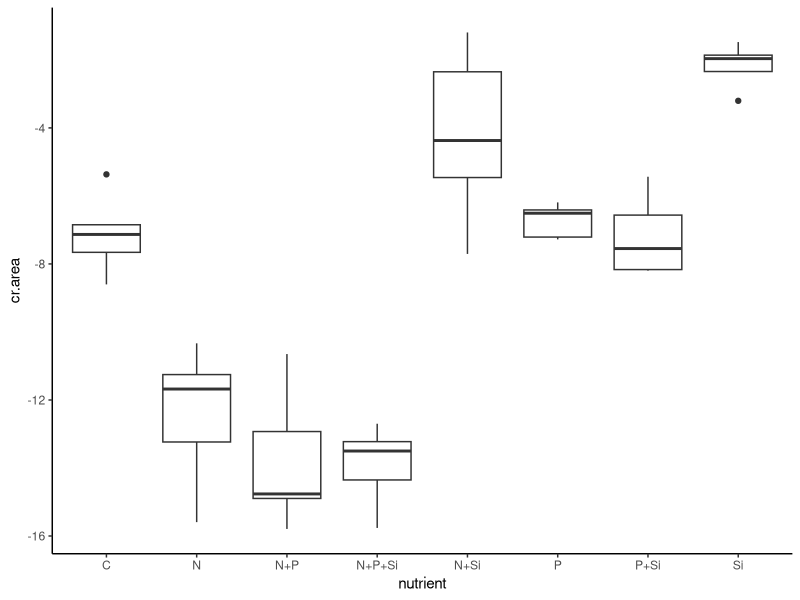
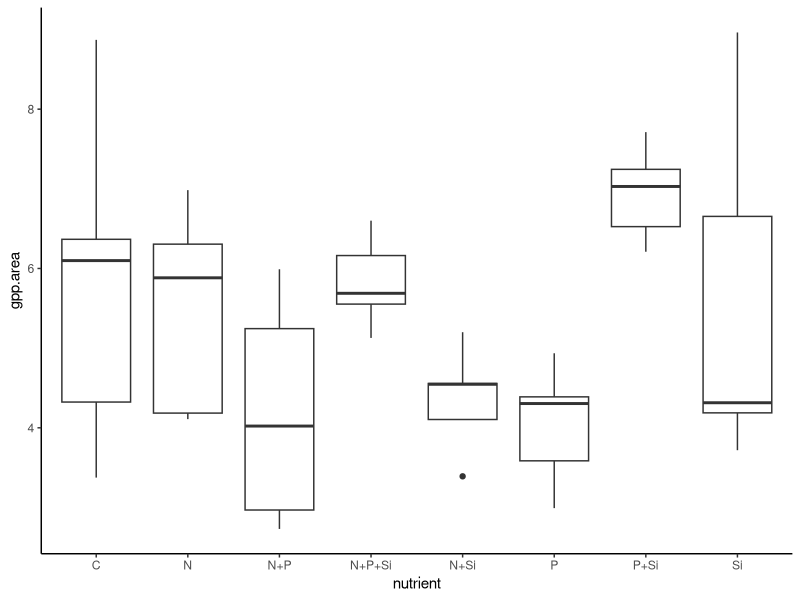
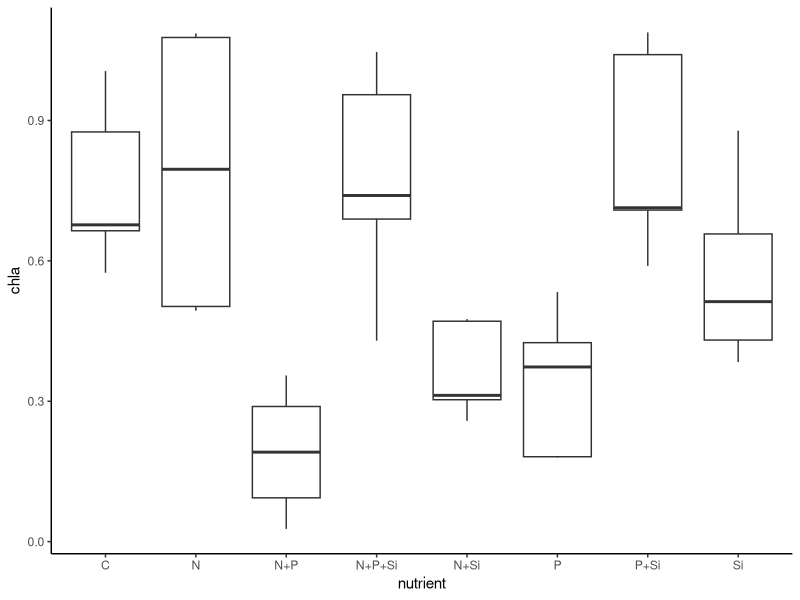
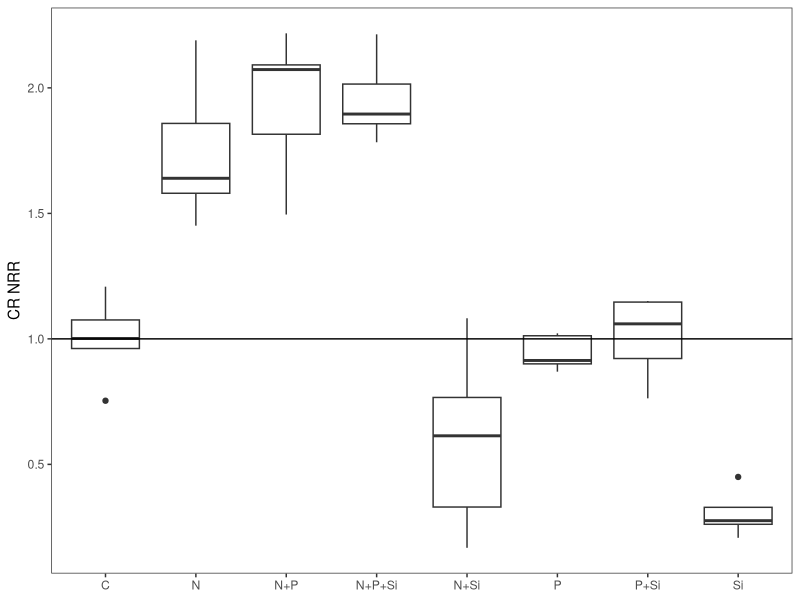
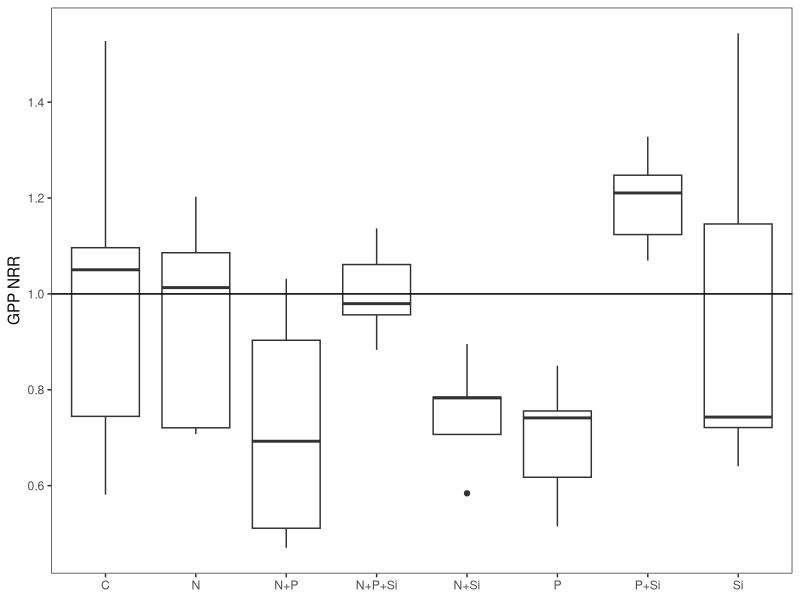
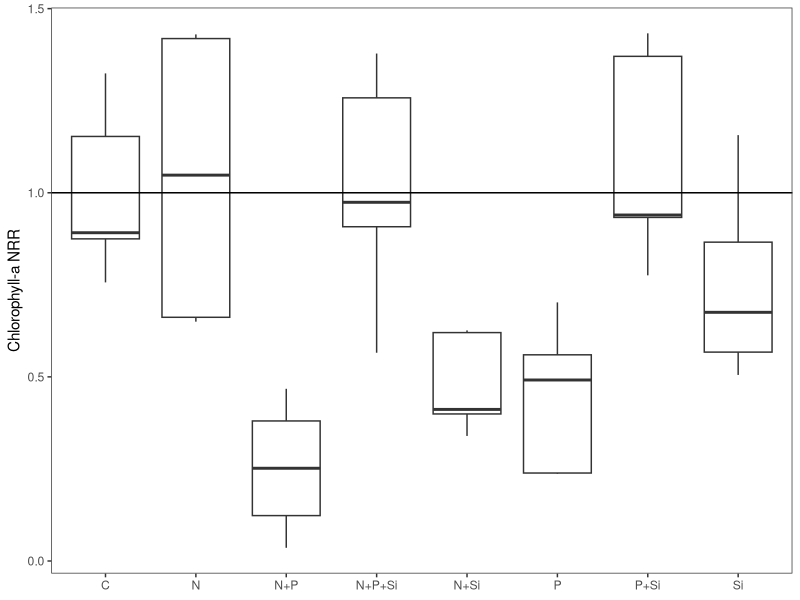
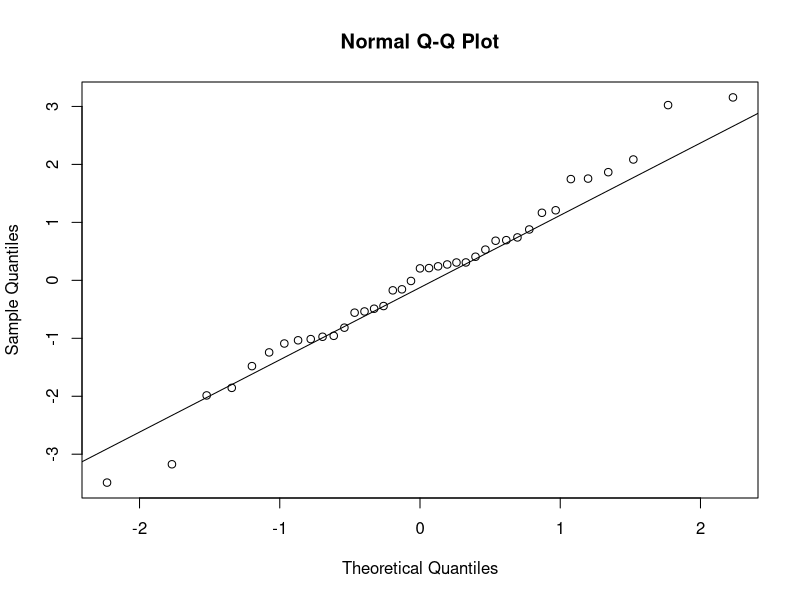
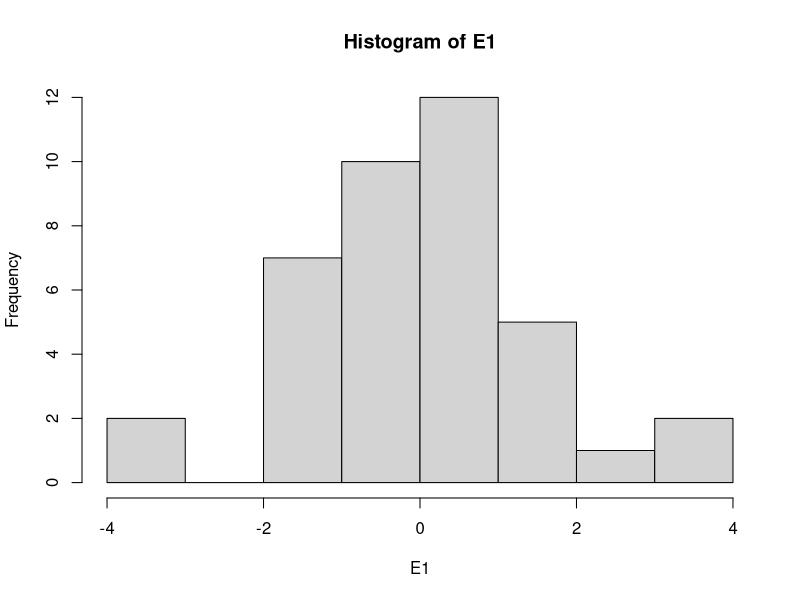

R code for these plots, in order: (Note: this script raises an error after producing the figures.)
#Author:  Clay Arango
#Creation date: 10-Feb-19
#Script to analyze NDS data from Summer 2018 NDS work with S. Roley and A. Alexiades

#packages
install.packages("nlme")
install.packages("nortest")
install.packages("plyr")
install.packages("dplyr")
install.packages("multcomp")
install.packages("MASS")
install.packages("ggplot2")
library(nlme)
library(nortest)
library(plyr)
library(dplyr)
library(multcomp)
library(MASS)
library(ggplot2)

#Load data
cle_fall <- read.table(file="cle_fall.csv", header=T, sep=",")

#set variable
d = cle_fall

#evaluate data to make sure factors are correct
names(d)

unique(d$nutrient) #control, N, NP, NPSi, NSi, P, PSi, Si
unique(d$N) #should be 0 and 1
unique(d$P) #should be 0 and 1
unique(d$Si) #should be 0 and 1
unique(d$top) #should be "sponge" and "glass"
#if need to change, use recode function below. 
d$top<-recode(d$top, "cellulose" ="sponge")
str(d)

#convert N and P and Si values (0 or 1 for absence or presence) to factors
d$N<-as.factor(d$N)
d$P<-as.factor(d$P)
d$Si<-as.factor(d$Si)
str(d)

#subset data into gpp and cr response
d.cr = subset(d, top=="sponge", data=d)
d.gpp = subset(d, top=="glass", data=d)

#check for outliers and check data entry before calculating CR-NRR
ggplot(d.cr, aes(x=nutrient, y=cr.area)) + geom_boxplot() + theme_classic()
#looks OK

#calculate nrr for cr
x<-ddply(d.cr, "nutrient", summarise, ave_cr = mean(cr.area, na.rm=T)) 
x
d.cr$cr.nrr = d.cr$cr.area/-7.121497 #divide by control ave_cr

#check for outliers and check data entry before calculating GPP- and chla-NRR
ggplot(d.gpp, aes(x=nutrient, y=gpp.area)) + geom_boxplot() + theme_classic()
#looks OK
ggplot(d.gpp, aes(x=nutrient, y=chla)) + geom_boxplot() + theme_classic()
#looks OK

#calculate nrr for gpp and chla
x<- ddply(d.gpp, "nutrient", summarise, ave_gpp = mean(gpp.area, na.rm=T), ave_chla = mean(chla, na.rm=T)) 
x
d.gpp$gpp.nrr = d.gpp$gpp.area/5.806643 #divide by control ave_gpp
d.gpp$chla.nrr = d.gpp$chla/0.7594258 #divide by control ave_chla
#use to exclude outliers
#x1<- ddply(subset(d.gpp, !(nds.id=="F6")), "nutrient", summarise, ave_chla = mean(chla, na.rm=T)) 
#x1
#d.gpp$chla.nrr_1<-d.gpp$chla_ug_cm2/2.700340

#combine into one file and export
d.cr$chla.nrr<-NA
#d.cr$chla.nrr_1<-NA#for excluded outliers
d.cr$gpp.nrr<-NA
d.gpp$cr.nrr<-NA
d.nrr<-rbind(d.cr, d.gpp)
d.nrr$site.date<-"cle_fall"
write.table(d.nrr, "cle_fall_nrr.csv",  sep=",", quote=F, row.names =F)

###############
#plots of NRR
##############
ggplot(data=subset(d.cr, !(nutrient=="control")), aes(x=nutrient, y=cr.nrr))+geom_boxplot()+theme_bw()+
  ylab("CR NRR")+geom_abline(slope = 0, intercept = 1)+
  theme(axis.title.x=element_blank(), panel.grid.minor=element_blank(), panel.grid.major=element_blank())
#N limitation, possible Si inhibition

ggplot(data=subset(d.gpp, !(nutrient=="control")), aes(x=nutrient, y=gpp.nrr))+geom_boxplot()+theme_bw()+
  ylab("GPP NRR")+geom_abline(slope = 0, intercept = 1)+
  theme(axis.title.x=element_blank(), panel.grid.minor=element_blank(), panel.grid.major=element_blank())
#possible P+Si co-limitation, but likely no limitation

ggplot(data=subset(d.gpp, !(nutrient=="control")), aes(x=nutrient, y=chla.nrr))+geom_boxplot()+theme_bw()+
  ylab("Chlorophyll-a NRR")+geom_abline(slope = 0, intercept = 1)+ 
  theme(axis.title.x=element_blank(), panel.grid.minor=element_blank(), panel.grid.major=element_blank())
#no limitation, possible Si inhibition

##########
#NRR Summary Files
#########

GPP_sum<-ddply(d.gpp, "nutrient", summarise, ave_nrr.gpp=mean(gpp.nrr, na.rm=T), sd_nrr.gpp=sd(gpp.nrr, na.rm=T), 
               se_nrr.gpp =(sd(gpp.nrr)/sqrt(sum(!is.na(gpp.nrr)))), 
               ci95_nrr.gpp = (1.96*(sd(gpp.nrr)/sqrt(sum(!is.na(gpp.nrr))))),
               ave_nrr.chla=mean(chla.nrr, na.rm=T), sd_nrr.chla=sd(chla.nrr, na.rm=T), 
               se_nrr.chla =(sd(chla.nrr)/sqrt(sum(!is.na(chla.nrr)))), 
               ci95_nrr.chla = (1.96*(sd(chla.nrr)/sqrt(sum(!is.na(chla.nrr))))))
CR_sum<-ddply(d.cr, "nutrient", summarise, ave_nrr.cr=mean(cr.nrr, na.rm=T), sd_nrr.cr=sd(cr.nrr, na.rm=T), 
              se_nrr.cr =(sd(cr.nrr)/sqrt(sum(!is.na(cr.nrr)))), 
              ci95_nrr.cr = (1.96*(sd(cr.nrr)/sqrt(sum(!is.na(cr.nrr))))))

#now combine into one and export
d.sum<-merge(GPP_sum, CR_sum, by="nutrient")
d.sum$site_date<-"cle_fall"
write.table(d.sum, "cle_fall_summ.csv",  sep=",", quote=F, row.names=F)

############################################################
#analyze RESPIRATION data
############################################################

M1<-gls(cr.area~N*P*Si, data=d.cr, na.action=na.omit)
E1<-residuals(M1)
qqnorm(E1)
qqline(E1)
ad.test(E1)
   #residuals are normally distributed
hist(E1)  
plot(M1)

plot(filter(d.cr, !is.na(cr.area)) %>% dplyr::select(nutrient), 
     E1, xlab="nutrient", ylab="Residuals")
bartlett.test(cr.area~nutrient, data=d.cr)
   #variance test is ok

anova(M1)
  
x <- group_by(d.cr, nutrient) %>%  # Grouping function causes subsequent functions to aggregate by season and reach
  summarize(cr.mean = abs(mean(cr.area, na.rm = TRUE)), # na.rm = TRUE to remove missing values
            cr.sd=abs(sd(cr.area, na.rm = TRUE)),  # na.rm = TRUE to remove missing values
            n = sum(!is.na(cr.area)), # of observations, excluding NAs. 
            cr.se=cr.sd/sqrt(n))

ggplot(data=x, aes(x=nutrient, y=cr.mean)) + 
  geom_bar(stat="identity", position=position_dodge(), color = "black") + 
  geom_errorbar(aes(ymin=cr.mean, ymax=cr.mean+cr.se), width=0.2, 
                position=position_dodge(0.9)) + 
  xlab("Nutrient") +
  ylab(expression(Respiration~(ug~O[2]~m^{-2}~h^{-1}))) +
  ylim(0,20) +
  labs(fill="Light") +
  theme_bw() +
  theme(panel.grid.major=element_blank(),
        panel.grid.minor=element_blank(),
        legend.title=element_text(size=6),
        legend.key=element_blank(), 
        legend.position=c(0.5,0.95), 
        legend.text=element_text(size=8), 
        legend.background=element_blank(), 
        legend.direction="horizontal", 
        legend.key.size=unit(0.3, "cm"), 
        axis.title.y=element_text(size=8), 
        axis.title.x=element_text(size=8), 
        axis.text.x=element_text(size=8))

#ggsave('output/figures/Ring_fall.tiff',
#       units="in",
#       width=3.25,
#       height=3.25,
#       dpi=1200,
#       compression="lzw")

#summarize nrr
x <- group_by(d.cr, nutrient) %>%  # Grouping function causes subsequent functions to aggregate by season and reach
  summarize(cr.mean = abs(mean(cr.nrr, na.rm = TRUE)), # na.rm = TRUE to remove missing values
            cr.sd=abs(sd(cr.nrr, na.rm = TRUE)),  # na.rm = TRUE to remove missing values
            n = sum(!is.na(cr.nrr)), # of observations, excluding NAs. 
            cr.se=cr.sd/sqrt(n))

############################################################
#analyze the PRODUCTION data
############################################################

M1<-gls(gpp.area~N*P*Si, data=d.gpp, na.action=na.omit) 
E1<-residuals(M1)
qqnorm(E1)
qqline(E1)
ad.test(E1)
   #residuals are normal

hist(E1, xlab="residuals", main="")
plot(M1)

plot(filter(d.gpp, !is.na(gpp.area)) %>% dplyr::select(nutrient), 
     E1, xlab="nutrient", ylab="Residuals")
bartlett.test(gpp.area~nutrient, data=d.gpp)
   #below 0.05, but just barely

anova(M1)
  
x <- group_by(d.gpp, nutrient) %>%  # Grouping function causes subsequent functions to aggregate by season and reach
  summarize(gpp.mean = abs(mean(gpp.area, na.rm = TRUE)), # na.rm = TRUE to remove missing values
            gpp.sd=abs(sd(gpp.area, na.rm = TRUE)),  # na.rm = TRUE to remove missing values
            n = sum(!is.na(gpp.area)), # of observations, excluding NAs. 
            gpp.se=gpp.sd/sqrt(n))

ggplot(data=x, aes(x=nutrient, y=gpp.mean)) + 
  geom_bar(stat="identity", position=position_dodge(), color = "black") + 
  geom_errorbar(aes(ymin=gpp.mean, ymax=gpp.mean+gpp.se), width=0.2, 
                position=position_dodge(0.9)) + 
  xlab("Nutrient") +
  ylab(expression(Production~(ug~O[2]~m^{-2}~h^{-1}))) +
  labs(fill="Light") +
  theme_bw() +
  theme(panel.grid.major=element_blank(),
        panel.grid.minor=element_blank(), 
        legend.title=element_text(size=6), 
        legend.key=element_blank(),  
        legend.position=c(0.5,0.95),  
        legend.text=element_text(size=8),  
        legend.background=element_blank(),  
        legend.direction="horizontal",  
        legend.key.size=unit(0.3, "cm"),  
        axis.title.y=element_text(size=8),  
        axis.title.x=element_text(size=8),  
        axis.text.x=element_text(size=8))

#ggsave('output/figures/gppByNutrient.tiff',
#       units="in",
#       width=3.25,
#       height=3.25,
#       dpi=1200,
#       compression="lzw")

#summarize nrr
x <- group_by(d.gpp, nutrient) %>%  # Grouping function causes subsequent functions to aggregate by season and reach
  summarize(gpp.mean = abs(mean(gpp.nrr, na.rm = TRUE)), # na.rm = TRUE to remove missing values
            gpp.sd=abs(sd(gpp.nrr, na.rm = TRUE)),  # na.rm = TRUE to remove missing values
            n = sum(!is.na(gpp.nrr)), # of observations, excluding NAs. 
            gpp.se=gpp.sd/sqrt(n))



#BELOW HERE IS NOT EDITED





############################################################
#analyze the CHL-A biomass on disks

M1<-gls(chla~N*P*light, data=roza_sum.chla, na.action=na.omit)
E1<-residuals(M1)
qqnorm(E1)
qqline(E1)
ad.test(E1)
  #residuals look bad (p=0.001)
hist(E1)
plot(M1)

vf1 = varIdent(form = ~ 1|N*P)
vf2 = varIdent(form = ~ 1|light)
vf3 = varIdent(form = ~ 1|N*P*light)
vf4 = varPower(form = ~ fitted(.)) 
vf5 = varExp(form = ~ fitted(.))
vf6 = varConstPower(form = ~ fitted(.))
vf7 = varExp(form = ~ fitted(.)|nutrient)

M2<-gls(chla~N*P*light, data=roza_sum.chla, na.action=na.omit, weights=vf1)
M3<-gls(chla~N*P*light, data=roza_sum.chla, na.action=na.omit, weights=vf2)
M4<-gls(chla~N*P*light, data=roza_sum.chla, na.action=na.omit, weights=vf3)
M5<-gls(chla~N*P*light, data=roza_sum.chla, na.action=na.omit, weights=vf4)
M6<-gls(chla~N*P*light, data=roza_sum.chla, na.action=na.omit, weights=vf5)
M7<-gls(chla~N*P*light, data=roza_sum.chla, na.action=na.omit, weights=vf6)
M8<-gls(chla~N*P*light, data=roza_sum.chla, na.action=na.omit, weights=vf7)

anova(M1,M2,M3,M4,M5,M6,M7,M8)

#M3 is best on AIC

E3<-residuals(M3)
qqnorm(E3)
qqline(E3)
ad.test(E3)
#residuals are not normal (p=0.001)
hist(E3, xlab="residuals", main="")
plot(M3)
  #hist and plot look good

plot(filter(roza_sum.chla, !is.na(chla)) %>% dplyr::select(light), 
     E3, xlab="light", ylab="Residuals")
bartlett.test(chla~light, data=roza_sum.chla)

plot(filter(roza_sum.chla, !is.na(chla)) %>% dplyr::select(nutrient), 
     E3, xlab="nutrient", ylab="Residuals")
bartlett.test(chla~nutrient, data=roza_sum.chla)

anova(M3)

#light is significant and N and P separately interact with light

x<-roza_sum.chla[complete.cases(roza_sum.chla$chla),]

with(x, 
     interaction.plot(nutrient,light,chla, 
                      ylim=c(0,1.5),lty=c(1,12),lwd=2,ylab="Chlorophyll a", 
                      xlab="Nutrient", trace.label="Light"))

x <- group_by(roza_sum.chla, nutrient, light) %>%  # Grouping function causes subsequent functions to aggregate by season and reach
  summarize(chla.mean = mean(chla, na.rm = TRUE), # na.rm = TRUE to remove missing values
            chla.sd=sd(chla, na.rm = TRUE),  # na.rm = TRUE to remove missing values
            n = sum(!is.na(chla)), # of observations, excluding NAs. 
            chla.se=chla.sd/sqrt(n))

ggplot(data=x, 
       aes(x=nutrient, y=chla.mean, fill=light)) + 
  geom_bar(stat="identity", position=position_dodge(), color = "black") + 
  geom_errorbar(aes(ymin=chla.mean, ymax=chla.mean+chla.se), width=0.2, 
                position=position_dodge(0.9)) + 
  scale_fill_manual(values=c("white","black")) +
  xlab("Nutrient") +
  ylab(expression(Chlorophyll~a~(ug~cm^{-2}))) +
  ylim(0,1.7) +
  labs(fill="Light") +
  theme_bw() +
  theme(panel.grid.major=element_blank(), 
        panel.grid.minor=element_blank(), 
        legend.title=element_text(size=6), 
        legend.key=element_blank(), 
        legend.position=c(0.5,0.95), 
        legend.text=element_text(size=8), 
        legend.background=element_blank(), 
        legend.direction="horizontal", 
        legend.key.size=unit(0.3, "cm"), 
        axis.title.y=element_text(size=8), 
        axis.title.x=element_text(size=8), 
        axis.text.x=element_text(size=8))

ggsave('output/figures/chlaByNutrientLight.tiff',
       units="in",
       width=3.25,
       height=3.25,
       dpi=1200,
       compression="lzw")



############################################################
############################################################
#calculate nrr mean and standard error
x1 <- group_by(roza_sum, nutrient, light) %>%  # Grouping function causes subsequent functions to aggregate by season and reach
  summarize(chla.nrr.mean = mean(chla.nrr, na.rm = TRUE), # na.rm = TRUE to remove missing values
            chla.nrr.sd=sd(chla.nrr, na.rm = TRUE),  # na.rm = TRUE to remove missing values
            chla.n = sum(!is.na(chla.nrr)), # of observations, excluding NAs. 
            chla.nrr.se=chla.nrr.sd/sqrt(chla.n))


x2 <- group_by(roza_sum, nutrient, light) %>%  # Grouping function causes subsequent functions to aggregate by season and reach
  summarize(gpp.nrr.mean = mean(gpp.nrr, na.rm = TRUE), # na.rm = TRUE to remove missing values
            gpp.nrr.sd=sd(gpp.nrr, na.rm = TRUE),  # na.rm = TRUE to remove missing values
            gpp.n = sum(!is.na(gpp.nrr)), # of observations, excluding NAs. 
            gpp.nrr.se=gpp.nrr.sd/sqrt(gpp.n))

x3 <- group_by(roza_sum, nutrient, light) %>%  # Grouping function causes subsequent functions to aggregate by season and reach
  summarize(cr.nrr.mean = mean(cr.nrr, na.rm = TRUE), # na.rm = TRUE to remove missing values
            cr.nrr.sd=sd(cr.nrr, na.rm = TRUE),  # na.rm = TRUE to remove missing values
            cr.n = sum(!is.na(cr.nrr)), # of observations, excluding NAs. 
            cr.nrr.se=cr.nrr.sd/sqrt(cr.n))

roza_sum.nrr<-cbind(x1,x2,x3)
roza_sum.nrr <- roza_sum.nrr[, !duplicated(colnames(roza_sum.nrr))]
write.csv(roza_sum.nrr, "roza_sum.nrr.csv")
